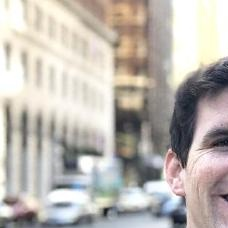
#> input picture image_pieces/piece_0_headshot.jpeg, 228 x 228 px
$ python -i im_join_reduce.py   (imports and definitions only)
#> lines starting #> are read from the running program, lines starting #| are printed output that depends on the picture
import warnings
import cv2
import numpy as np
import utils
import kp_utils


# [66 lines left out: functions safe_destroy_window, join_ims, join_best_match, not called in this run]


# Should prolly be a class or somethin instead of just passing all these args for state
def _im_join_reduce(image_list, display=False, min_kp=100, max_retry=2, retry_count=0, prev_len=None):
    if prev_len is not None:
        if prev_len == len(image_list):
            retry_count += 1

    prev_len = len(image_list)

    if retry_count > max_retry or len(image_list) == 1:
        safe_destroy_window("Progress")
        return image_list

    kp_feat_list = [kp_utils.detect_and_describe(im) for im in image_list]

    im_a = image_list[0]
    kps_a = kp_feat_list[0]

    del image_list[0]
    del kp_feat_list[0]

    best_match_i, joined_im = join_best_match(im_a, kps_a, image_list, kp_feat_list, min_kp=min_kp)

    if best_match_i is None or joined_im is None:
        image_list = image_list + [im_a]
    else:
        del image_list[best_match_i]
        image_list = image_list + [joined_im]

    if display:
        bgr_image_list = [cv2.cvtColor(im, cv2.COLOR_BGRA2BGR) for im in image_list]
        progress_montage = utils.image_montage(bgr_image_list, n_col=4)

        utils.imshow_max_dim('Progress', progress_montage, max_width=400)
        cv2.waitKey(32)

    return _im_join_reduce(image_list, display=display,
                           min_kp=min_kp, max_retry=max_retry,
                           retry_count=retry_count, prev_len=prev_len)


def im_join_reduce(image_list, display=False, min_kp=100):
    bgra_image_list = [cv2.cvtColor(im, cv2.COLOR_BGR2BGRA) for im in image_list]
    reduced_list = _im_join_reduce(bgra_image_list, display=display, min_kp=min_kp)
    bgr_reduced_list = [cv2.cvtColor(im, cv2.COLOR_BGRA2BGR) for im in reduced_list]

    return bgr_reduced_list

>>> import cv2
>>> picture = cv2.imread('image_pieces/piece_0_headshot.jpeg', cv2.IMREAD_GRAYSCALE)
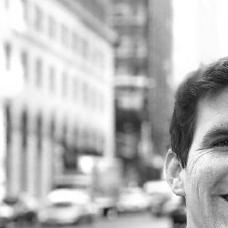
#> picture: shape (228, 228); min 13, max 255, mean 183.8
>>> result = im_join_reduce(picture)
#> in im_join_reduce, `bgra_image_list = [cv2.cvtColor(im, cv2.COLOR_BGR2BGRA) for im in imag..`: bgra_image_list = 228 items
#> in _im_join_reduce, `prev_len = len(image_list)`: prev_len = 228
#> (the run stopped early here; a loop or call above may not have finished)

$ run again, on image_pieces/piece_1_headshot.jpeg
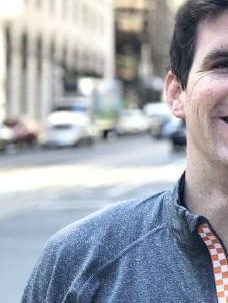
#> input picture image_pieces/piece_1_headshot.jpeg, 228 x 303 px
#> `picture = cv2.imread('image_pieces/piece_0_headshot.jpeg', cv2.IMREAD_..`:
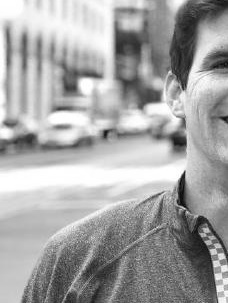
#> picture: shape (303, 228); min 4, max 255, mean 164.6
#> bgra_image_list = 303 items
#> prev_len = 303

$ run again, on image_pieces/piece_2_headshot.jpeg
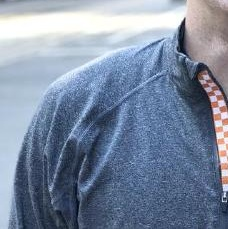
#> input picture image_pieces/piece_2_headshot.jpeg, 228 x 229 px
#> `picture = cv2.imread('image_pieces/piece_0_headshot.jpeg', cv2.IMREAD_..`:
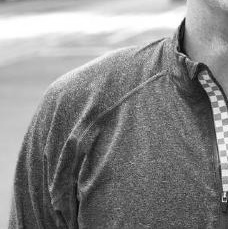
#> picture: shape (229, 228); min 2, max 255, mean 136.7
#> bgra_image_list = 229 items
#> prev_len = 229

$ run again, on image_pieces/piece_3_headshot.jpeg
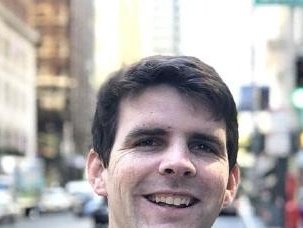
#> input picture image_pieces/piece_3_headshot.jpeg, 303 x 228 px
#> `picture = cv2.imread('image_pieces/piece_0_headshot.jpeg', cv2.IMREAD_..`:
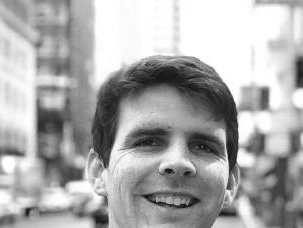
#> picture: shape (228, 303); min 10, max 255, mean 171.4
#> bgra_image_list = 228 items
#> prev_len = 228
